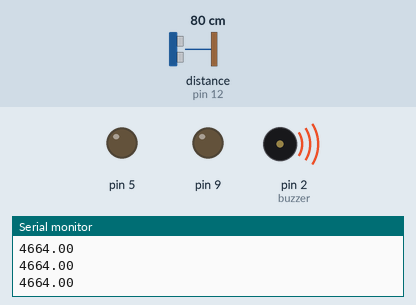
This sketch was run on a simulated Arduino Uno, built with avr-gcc and run on an emulated ATmega328P. Parts: output pins drawn as LEDs (lit = HIGH), buzzer (waves = sounding, pin HIGH), the last lines printed to the serial monitor. Inputs (shaded band) come from the test bench; at power-on: distance to the obstacle (sensor on pin 12) 80 cm. The echo pulse lasts 58.3 µs per cm; pins used as bus, display or sensor lines are not drawn.

Above: at 1.3 s.
1.4 s: distance to the obstacle (sensor on pin 12) set to 97 cm
3.7 s: distance to the obstacle (sensor on pin 12) set to 104 cm
At 6.2 s:
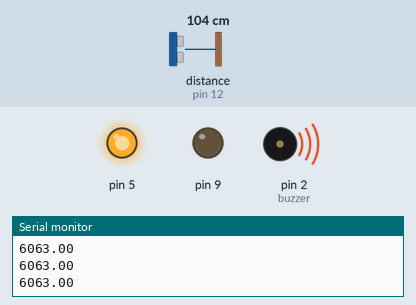
6.5 s: distance to the obstacle (sensor on pin 12) set to 195 cm
8.7 s: distance to the obstacle (sensor on pin 12) set to 203 cm
At 10.0 s:
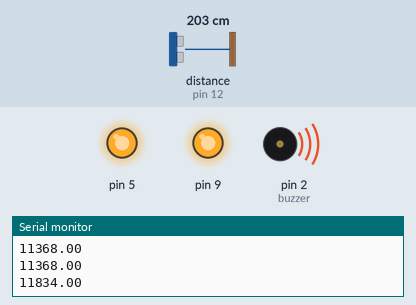
At 10.8 s:
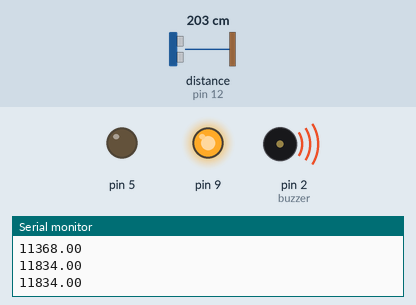
Timing chart, 0 to 12.3 s (numbered marks = the images above; inputs shaded):
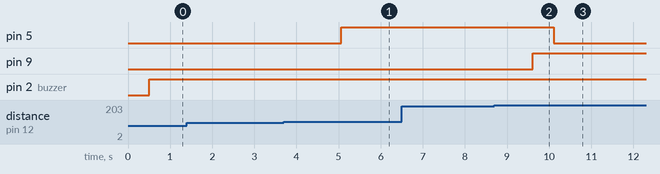

Measured:
- the behaviour switches between 99 and 100 cm on distance to the obstacle (sensor on pin 12) (found by bisection; images 0 and 1)
- the behaviour switches between 198 and 199 cm on distance to the obstacle (sensor on pin 12) (found by bisection; images 1 and 2)
- after the input at 3.7 s, pin 5: LOW → HIGH after 1.4 s
- after the input at 8.7 s, pin 5: HIGH → LOW after 1.4 s; pin 9: LOW → HIGH after 0.91 s

The sketch:

proximity_sensor1.ino
```cpp
unsigned long tempo;
double alcance;
int buzzer = 2;

void setup()
{
  Serial.begin(9600);
  pinMode(13,OUTPUT);
  pinMode(12,INPUT);
  pinMode(9,OUTPUT);
  pinMode(5,OUTPUT);
  pinMode(buzzer,OUTPUT);
}

void loop()
{
  digitalWrite(13,HIGH);
  delayMicroseconds(5);
  digitalWrite(13, LOW);

  double duracao = pulseIn(12, HIGH);
  alcance = duracao/58;
   Serial.println(duracao);
  delay(500);

  if(alcance > 200.00)
  {
    digitalWrite(9, HIGH);
    delay(500);
    digitalWrite(5, LOW);
    noTone(buzzer);
  }

  else if(alcance > 100.00)
  {
    digitalWrite(9, LOW);
    delay(500);
    digitalWrite(5, HIGH);
    noTone(buzzer);
  }
  else if(alcance < 100.00)
  {
    digitalWrite(buzzer, HIGH);
  }

}
```
